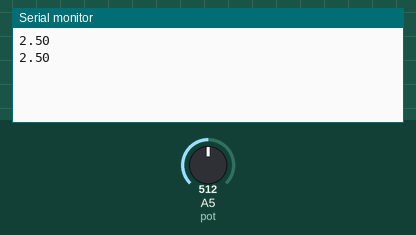
A sketch run on a simulated Arduino Uno, built with avr-gcc and run on an emulated ATmega328P. Parts: the last lines printed to the serial monitor. The inputs (shaded band) are chosen by the test bench; at power-on: A5 (pot) = 512.

Above: at 2.7 s.
2.8 s: A5 (pot) set to 716
At 4.5 s:
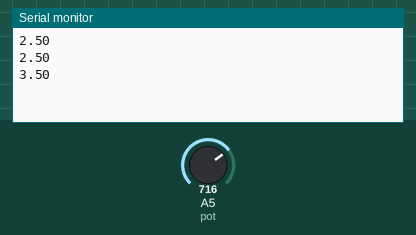
5.4 s: A5 (pot) set to 900
At 7.2 s:
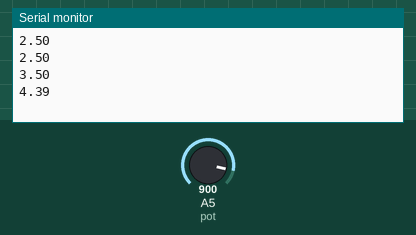
Timing chart, 0 to 8.7 s (numbered marks = the images above; inputs shaded):
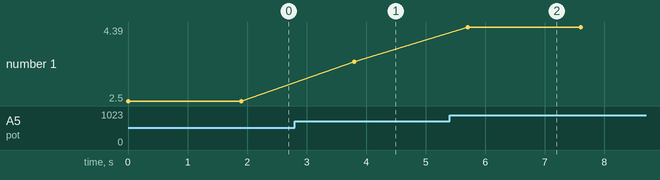

The sketch:

pressure_reader.ino
```cpp
int pot = 5;
float val = 0;

void setup() {
  // put your setup code here, to run once:
  Serial.begin(9600);
}

void loop() {
  // put your main code here, to run repeatedly:
  val = analogRead(pot)*5.0/1024;
  Serial.println(val);
  delay(1900);
}
```

Measured:
- after the input at 2.8 s, the serial monitor: prints a new line after 1.0 s (image 1)
- after the input at 5.4 s, the serial monitor: prints a new line after 0.30 s (image 2)
- plotted number 1: 2.5 → 3.5 after the input at 2.8 s, 3.5 → 4.39 after the input at 5.4 s
